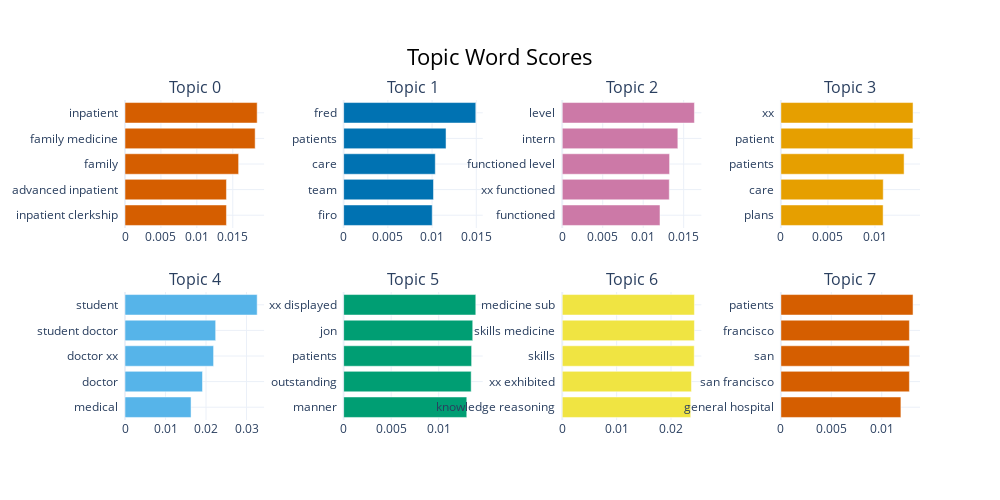

The notebook cell this image was saved under:
### Code cell
UIM_topic_model.visualize_barchart()

### Figure 1 — Plotly figure (JSON) as saved in the notebook; plotly's stock layout.template omitted (floating-point values rounded to 4 significant figures)
{"data": [{"marker": {"color": "#D55E00"}, "orientation": "h", "type": "bar", "x": [0.01412, 0.01412, 0.01581, 0.01812, 0.0184], "xaxis": "x", "y": ["inpatient clerkship  ", "advanced inpatient  ", "family  ", "family medicine  ", "inpatient  "], "yaxis": "y"}, {"marker": {"color": "#0072B2"}, "orientation": "h", "type": "bar", "x": [0.01002, 0.01016, 0.01036, 0.01158, 0.01494], "xaxis": "x2", "y": ["firo  ", "team  ", "care  ", "patients  ", "fred  "], "yaxis": "y2"}, {"marker": {"color": "#CC79A7"}, "orientation": "h", "type": "bar", "x": [0.01208, 0.01322, 0.01326, 0.01428, 0.01633], "xaxis": "x3", "y": ["functioned  ", "xx functioned  ", "functioned level  ", "intern  ", "level  "], "yaxis": "y3"}, {"marker": {"color": "#E69F00"}, "orientation": "h", "type": "bar", "x": [0.01087, 0.01088, 0.0131, 0.01403, 0.01405], "xaxis": "x4", "y": ["plans  ", "care  ", "patients  ", "patient  ", "xx  "], "yaxis": "y4"}, {"marker": {"color": "#56B4E9"}, "orientation": "h", "type": "bar", "x": [0.0163, 0.01913, 0.02186, 0.02238, 0.03262], "xaxis": "x5", "y": ["medical  ", "doctor  ", "doctor xx  ", "student doctor  ", "student  "], "yaxis": "y5"}, {"marker": {"color": "#009E73"}, "orientation": "h", "type": "bar", "x": [0.01295, 0.01341, 0.01346, 0.01357, 0.01389], "xaxis": "x6", "y": ["manner  ", "outstanding  ", "patients  ", "jon  ", "xx displayed  "], "yaxis": "y6"}, {"marker": {"color": "#F0E442"}, "orientation": "h", "type": "bar", "x": [0.02362, 0.02375, 0.02426, 0.0243, 0.0243], "xaxis": "x7", "y": ["knowledge reasoning  ", "xx exhibited  ", "skills  ", "skills medicine  ", "medicine sub  "], "yaxis": "y7"}, {"marker": {"color": "#D55E00"}, "orientation": "h", "type": "bar", "x": [0.0119, 0.01274, 0.01274, 0.01274, 0.0131], "xaxis": "x8", "y": ["general hospital  ", "san francisco  ", "san  ", "francisco  ", "patients  "], "yaxis": "y8"}], "layout": {"annotations": [{"font": {"size": 16}, "showarrow": false, "text": "Topic 0", "x": 0.0875, "xanchor": "center", "xref": "paper", "y": 1, "yanchor": "bottom", "yref": "paper"}, {"font": {"size": 16}, "showarrow": false, "text": "Topic 1", "x": 0.3625, "xanchor": "center", "xref": "paper", "y": 1, "yanchor": "bottom", "yref": "paper"}, {"font": {"size": 16}, "showarrow": false, "text": "Topic 2", "x": 0.6375, "xanchor": "center", "xref": "paper", "y": 1, "yanchor": "bottom", "yref": "paper"}, {"font": {"size": 16}, "showarrow": false, "text": "Topic 3", "x": 0.9125, "xanchor": "center", "xref": "paper", "y": 1, "yanchor": "bottom", "yref": "paper"}, {"font": {"size": 16}, "showarrow": false, "text": "Topic 4", "x": 0.0875, "xanchor": "center", "xref": "paper", "y": 0.4, "yanchor": "bottom", "yref": "paper"}, {"font": {"size": 16}, "showarrow": false, "text": "Topic 5", "x": 0.3625, "xanchor": "center", "xref": "paper", "y": 0.4, "yanchor": "bottom", "yref": "paper"}, {"font": {"size": 16}, "showarrow": false, "text": "Topic 6", "x": 0.6375, "xanchor": "center", "xref": "paper", "y": 0.4, "yanchor": "bottom", "yref": "paper"}, {"font": {"size": 16}, "showarrow": false, "text": "Topic 7", "x": 0.9125, "xanchor": "center", "xref": "paper", "y": 0.4, "yanchor": "bottom", "yref": "paper"}], "height": 500, "hoverlabel": {"bgcolor": "white", "font": {"family": "Rockwell", "size": 16}}, "showlegend": false, "title": {"font": {"color": "Black", "size": 22}, "text": "Topic Word Scores", "x": 0.5, "xanchor": "center", "yanchor": "top"}, "width": 1000, "xaxis": {"anchor": "y", "domain": [0, 0.175], "showgrid": true}, "xaxis2": {"anchor": "y2", "domain": [0.275, 0.45], "showgrid": true}, "xaxis3": {"anchor": "y3", "domain": [0.55, 0.725], "showgrid": true}, "xaxis4": {"anchor": "y4", "domain": [0.825, 1], "showgrid": true}, "xaxis5": {"anchor": "y5", "domain": [0, 0.175], "showgrid": true}, "xaxis6": {"anchor": "y6", "domain": [0.275, 0.45], "showgrid": true}, "xaxis7": {"anchor": "y7", "domain": [0.55, 0.725], "showgrid": true}, "xaxis8": {"anchor": "y8", "domain": [0.825, 1], "showgrid": true}, "yaxis": {"anchor": "x", "domain": [0.6, 1], "showgrid": true}, "yaxis2": {"anchor": "x2", "domain": [0.6, 1], "showgrid": true}, "yaxis3": {"anchor": "x3", "domain": [0.6, 1], "showgrid": true}, "yaxis4": {"anchor": "x4", "domain": [0.6, 1], "showgrid": true}, "yaxis5": {"anchor": "x5", "domain": [0, 0.4], "showgrid": true}, "yaxis6": {"anchor": "x6", "domain": [0, 0.4], "showgrid": true}, "yaxis7": {"anchor": "x7", "domain": [0, 0.4], "showgrid": true}, "yaxis8": {"anchor": "x8", "domain": [0, 0.4], "showgrid": true}}}
